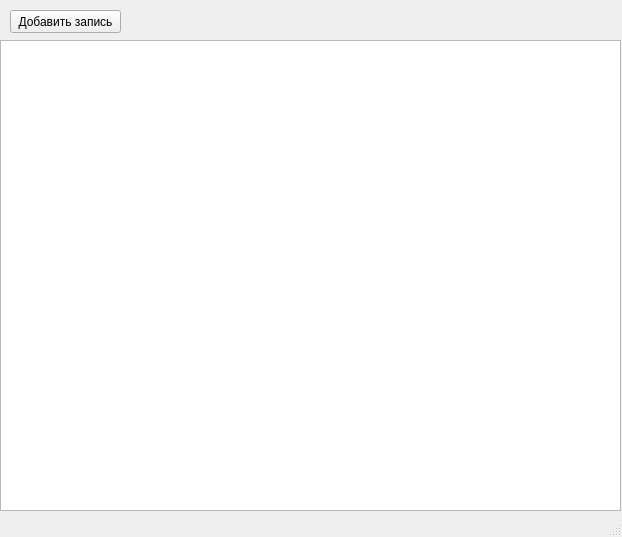
<?xml version="1.0" encoding="UTF-8"?>
<ui version="4.0">
 <class>MainWindow</class>
 <widget class="QMainWindow" name="MainWindow">
  <property name="geometry">
   <rect>
    <x>0</x>
    <y>0</y>
    <width>622</width>
    <height>537</height>
   </rect>
  </property>
  <property name="windowTitle">
   <string>MainWindow</string>
  </property>
  <widget class="QWidget" name="centralwidget">
   <widget class="QTableWidget" name="tableWidget">
    <property name="geometry">
     <rect>
      <x>0</x>
      <y>40</y>
      <width>621</width>
      <height>471</height>
     </rect>
    </property>
   </widget>
   <widget class="QPushButton" name="pushButton">
    <property name="geometry">
     <rect>
      <x>10</x>
      <y>10</y>
      <width>111</width>
      <height>23</height>
     </rect>
    </property>
    <property name="text">
     <string>Добавить запись</string>
    </property>
   </widget>
  </widget>
  <widget class="QMenuBar" name="menubar">
   <property name="geometry">
    <rect>
     <x>0</x>
     <y>0</y>
     <width>622</width>
     <height>21</height>
    </rect>
   </property>
  </widget>
  <widget class="QStatusBar" name="statusbar"/>
 </widget>
 <resources/>
 <connections/>
</ui>
